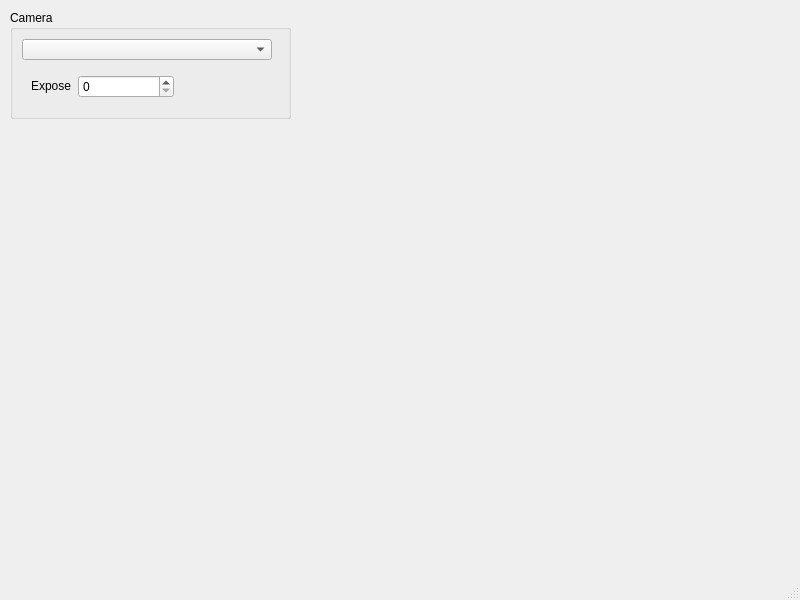
<?xml version="1.0" encoding="UTF-8"?>
<ui version="4.0">
 <class>MainWindow</class>
 <widget class="QMainWindow" name="MainWindow">
  <property name="geometry">
   <rect>
    <x>0</x>
    <y>0</y>
    <width>800</width>
    <height>600</height>
   </rect>
  </property>
  <property name="windowTitle">
   <string>MainWindow</string>
  </property>
  <widget class="QWidget" name="centralwidget">
   <widget class="QGroupBox" name="CamControlGroup">
    <property name="geometry">
     <rect>
      <x>10</x>
      <y>10</y>
      <width>281</width>
      <height>109</height>
     </rect>
    </property>
    <property name="sizePolicy">
     <sizepolicy hsizetype="Maximum" vsizetype="Maximum">
      <horstretch>0</horstretch>
      <verstretch>0</verstretch>
     </sizepolicy>
    </property>
    <property name="title">
     <string>Camera</string>
    </property>
    <layout class="QVBoxLayout" name="verticalLayout">
     <item>
      <widget class="QComboBox" name="CamSelector">
       <property name="sizePolicy">
        <sizepolicy hsizetype="Preferred" vsizetype="Fixed">
         <horstretch>0</horstretch>
         <verstretch>0</verstretch>
        </sizepolicy>
       </property>
       <property name="minimumSize">
        <size>
         <width>150</width>
         <height>20</height>
        </size>
       </property>
       <property name="maximumSize">
        <size>
         <width>250</width>
         <height>40</height>
        </size>
       </property>
      </widget>
     </item>
     <item>
      <widget class="QWidget" name="widget" native="true">
       <layout class="QHBoxLayout" name="horizontalLayout">
        <item>
         <widget class="QLabel" name="exposeLbl">
          <property name="sizePolicy">
           <sizepolicy hsizetype="Fixed" vsizetype="Fixed">
            <horstretch>0</horstretch>
            <verstretch>0</verstretch>
           </sizepolicy>
          </property>
          <property name="text">
           <string>Expose</string>
          </property>
         </widget>
        </item>
        <item>
         <widget class="QSpinBox" name="exposeSpin">
          <property name="sizePolicy">
           <sizepolicy hsizetype="Expanding" vsizetype="Fixed">
            <horstretch>0</horstretch>
            <verstretch>0</verstretch>
           </sizepolicy>
          </property>
          <property name="minimumSize">
           <size>
            <width>50</width>
            <height>0</height>
           </size>
          </property>
          <property name="maximumSize">
           <size>
            <width>100</width>
            <height>16777215</height>
           </size>
          </property>
         </widget>
        </item>
        <item>
         <spacer name="horizontalSpacer">
          <property name="orientation">
           <enum>Qt::Orientation::Horizontal</enum>
          </property>
          <property name="sizeHint" stdset="0">
           <size>
            <width>40</width>
            <height>20</height>
           </size>
          </property>
         </spacer>
        </item>
       </layout>
      </widget>
     </item>
    </layout>
   </widget>
  </widget>
  <widget class="QMenuBar" name="menubar">
   <property name="geometry">
    <rect>
     <x>0</x>
     <y>0</y>
     <width>800</width>
     <height>33</height>
    </rect>
   </property>
  </widget>
  <widget class="QStatusBar" name="statusbar"/>
 </widget>
 <resources/>
 <connections/>
</ui>
